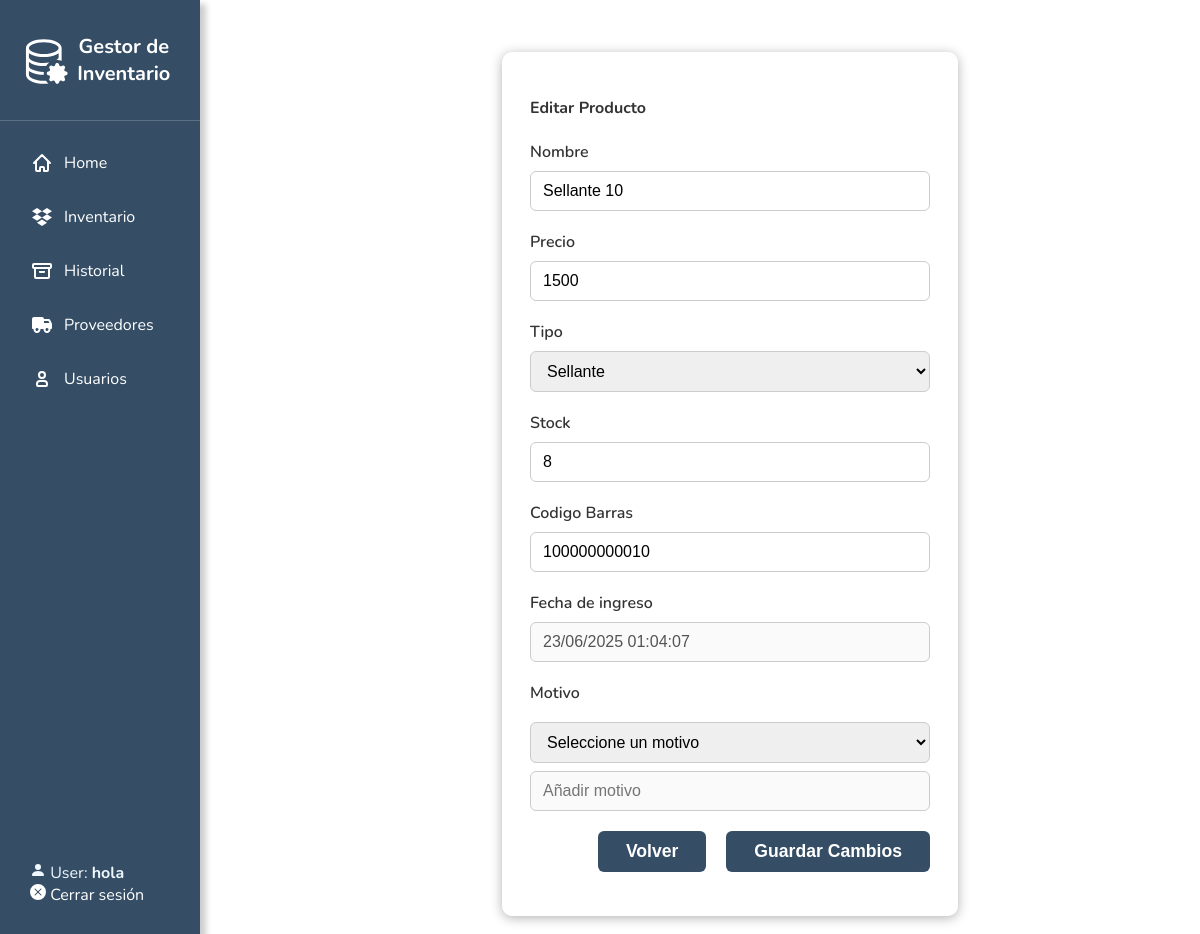
/sellantes/edit_item/19 (signed in), run on an earlier commit of the app's database.
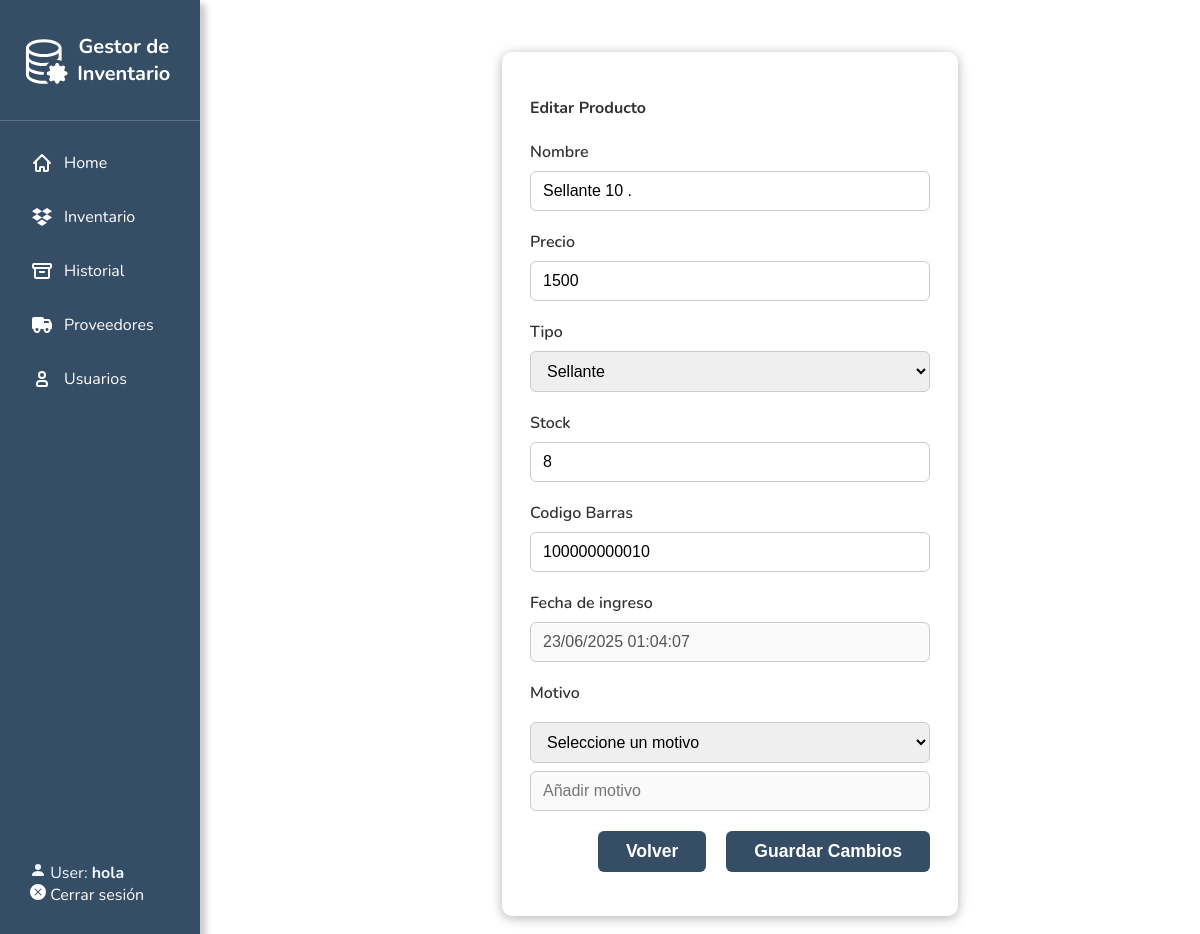
And on a later commit of the database.
### inventory/models.py (models this page shows, shortened)
class Producto(models.Model):
    name = models.CharField(max_length=200, default='Sin nombre')
    type = models.CharField(max_length=200, blank=False)
    price = models.IntegerField()
    stock = models.IntegerField(default=0)
    codigo_barras = models.CharField(max_length=50, null=True, blank=True)
    choices = (
        ('AVAILABLE', 'Item ready to be purchased'),
        ('SOLD', 'Item already purchased'),
        ('RESTOCKING', 'Item restocking in a few days')
    )
    status = models.CharField(max_length=10, choices=choices, default='SOLD')
    issues = models.CharField(max_length=50, default="No Issues")
    date_added = models.DateTimeField(default=now, editable=False)
    class Meta:
        abstract = True

class Sellantes(Producto):
    pass

### inventory/views.py (the view)
# urls.py: re_path(r'^sellantes/edit_item/(?P<pk>\d+)$', edit_sellante, name="edit_sellante"),
@login_required
def edit_sellante(request, pk):
    return edit_item(request, pk, Sellantes, SellanteForm)

### inventory/forms.py
class SellanteForm(forms.ModelForm):
    type = forms.ChoiceField(label="Tipo", choices=TIPOS_PRODUCTO)
    class Meta:
        model = Sellantes
        fields = ['name', 'price', 'type', 'stock', 'codigo_barras']
        labels = {
            'name': 'Nombre',
            'type': 'Tipo',
            'price': 'Precio',
            'stock': 'Stock',
            'codigo_barras':'Codigo Barras'
        }
    def __init__(self, *args, **kwargs):
        super().__init__(*args, **kwargs)
        self.fields['date_added'] = forms.DateTimeField(
            initial=self.instance.date_added, disabled=True, required=False, label='Fecha de ingreso'
        )

### inventory/templates/inv/edit_item.html (shortened to what this page needs)
{% extends 'inv/base.html' %}
{% block body %}
<div class="add-product-container">
  <form method="POST" class="add-product-form">
    <h4>Editar Producto</h4>
    {% for field in form %}
    <div class="add-product-group">
      <label for="id_{{ field.name }}" class="add-product-label">{{ field.label }}</label>
      <div class="add-product-field">
        {{ field }}
      </div>
    </div>
    {% endfor %}
   <div class="add-product-group">
  <label for="id_motivo" class="add-product-label">Motivo</label>
  <div class="add-product-field">
    <select name="motivo" id="id_motivo" class="form-control" required>
      <option value="" disabled selected>Seleccione un motivo</option>
    </select>
    <input type="text" id="motivo_extra" class="form-control" placeholder="Añadir motivo" style="margin-top:8px;" disabled>
  </div>
</div>
    <div class="add-product-group">
      <div class="add-product-btn-wrap">
        <button type="button" class="add-product-btn" onclick="window.location.href='{% url "inventario" %}'">Volver </button>
        <button type="submit" class="add-product-btn">Guardar Cambios</button>
      </div>
    </div>
  </form>
</div>
{% endblock %}

What changed in the data, as far as the page shows it:
changed Sellantes "Sellante": name "Sellante 10" → "Sellante 10 ."
